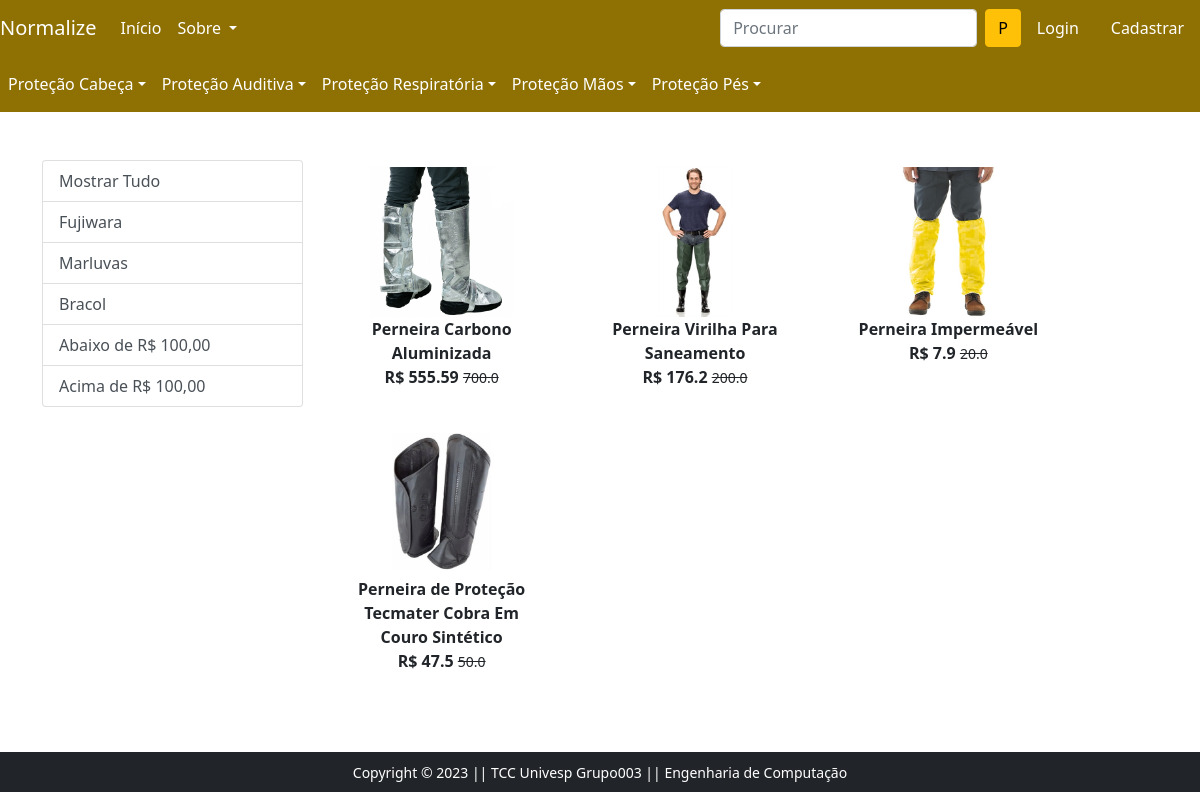
/perneiraRaspa/, run on the app's committed database.
### app/models.py (models this page shows, shortened)
class Product(models.Model):
    title = models.CharField(max_length=100)
    selling_price = models.FloatField()
    discounted_price = models.FloatField()
    description = models.TextField()
    brand = models.CharField(max_length=100)
    category = models.CharField(choices=CATEGORY_CHOICES,max_length=2)
    sub_category = models.TextField()
    product_image = models.ImageField(upload_to='productimg')

### app/views.py (the view)
# urls.py: path('perneiraRaspa/', views.perneiraRaspa, name='perneiraRaspa'),
def perneiraRaspa(request, data=None):
    if data == None:
        perneiraRaspa = Product.objects.filter(category='PP').filter(sub_category='perneira-raspa')
    elif data == 'Fujiwara' or data == 'Marluvas' or data == 'Bracol':
        perneiraRaspa = Product.objects.filter(category='PP').filter(brand=data).filter(sub_category='perneira-raspa')
    elif data == 'abaixo':
        perneiraRaspa = Product.objects.filter(category='PP').filter(sub_category='perneira-raspa').filter(discounted_price__lt=100)
    elif data == 'acima':
        perneiraRaspa = Product.objects.filter(category='PP').filter(sub_category='perneira-raspa').filter(discounted_price__gt=100)
    return render(request, 'app/perneiraRaspa.html',{'perneiraRaspa':perneiraRaspa})

### app/templates/app/perneiraRaspa.html (shortened to what this page needs)
{% extends 'app/base.html' %}
{% load static %}
{% block main-content %}
<div class="container my-5">
 <div class="row">
  <div class="col-sm-3">
    <div class="list-group">
        <a href="{% url 'perneiraRaspa' %}" class="list-group-item
        list-group-item-action" aria-current="true">Mostrar Tudo</a>
        <a href="{% url 'perneiraRaspadata' 'Fujiwara' %}" class="list-group-item
        list-group-item-action" aria-current="true">Fujiwara</a>
        <a href="{% url 'perneiraRaspadata' 'Marluvas' %}" class="list-group-item
        list-group-item-action" aria-current="true">Marluvas</a>
        <a href="{% url 'perneiraRaspadata' 'Bracol' %}" class="list-group-item
        list-group-item-action">Bracol</a>
        <a href="{% url 'perneiraRaspadata' 'abaixo' %}" class="list-group-item
        list-group-item-action">Abaixo de R$ 100,00</a>
        <a href="{% url 'perneiraRaspadata' 'acima' %}" class="list-group-item
        list-group-item-action">Acima de R$ 100,00</a>
    </div>
  </div>
  <div class="col-sm-8">
    <div class="row">
        {% for product in perneiraRaspa %}
        <div class="col-sm-4 text-center mb-4">
            <a href="{% url 'product-detail' product.id %}" class="btn">
                <div class="item">
                    <img src="{{product.product_image.url}}" alt="" height="150" class="">
                    <div class="fw-bold">{{product.title}}</div>
                    <div class="fw-bold">R$ {{product.discounted_price}}
                    <small class="fw-light text-decoration-line-through">{{product.selling_price}}</small></div>
                </div>
            </a>
        </div>
        {% endfor %}
    </div>
  </div>
 </div>
</div>
{% endblock main-content %}

### data on the page
Product: product_image (picture), title "Perneira Carbono Aluminizada", discounted_price "555.59", selling_price "700.0"
Product: product_image (picture), title "Perneira Virilha Para Saneamento", discounted_price "176.2", selling_price "200.0"
Product: product_image (picture), title "Perneira Impermeável", discounted_price "7.9", selling_price "20.0"
Product: product_image (picture), title "Perneira de Proteção Tecmater Cobra Em Couro Sintético", discounted_price "47.5", selling_price "50.0"
